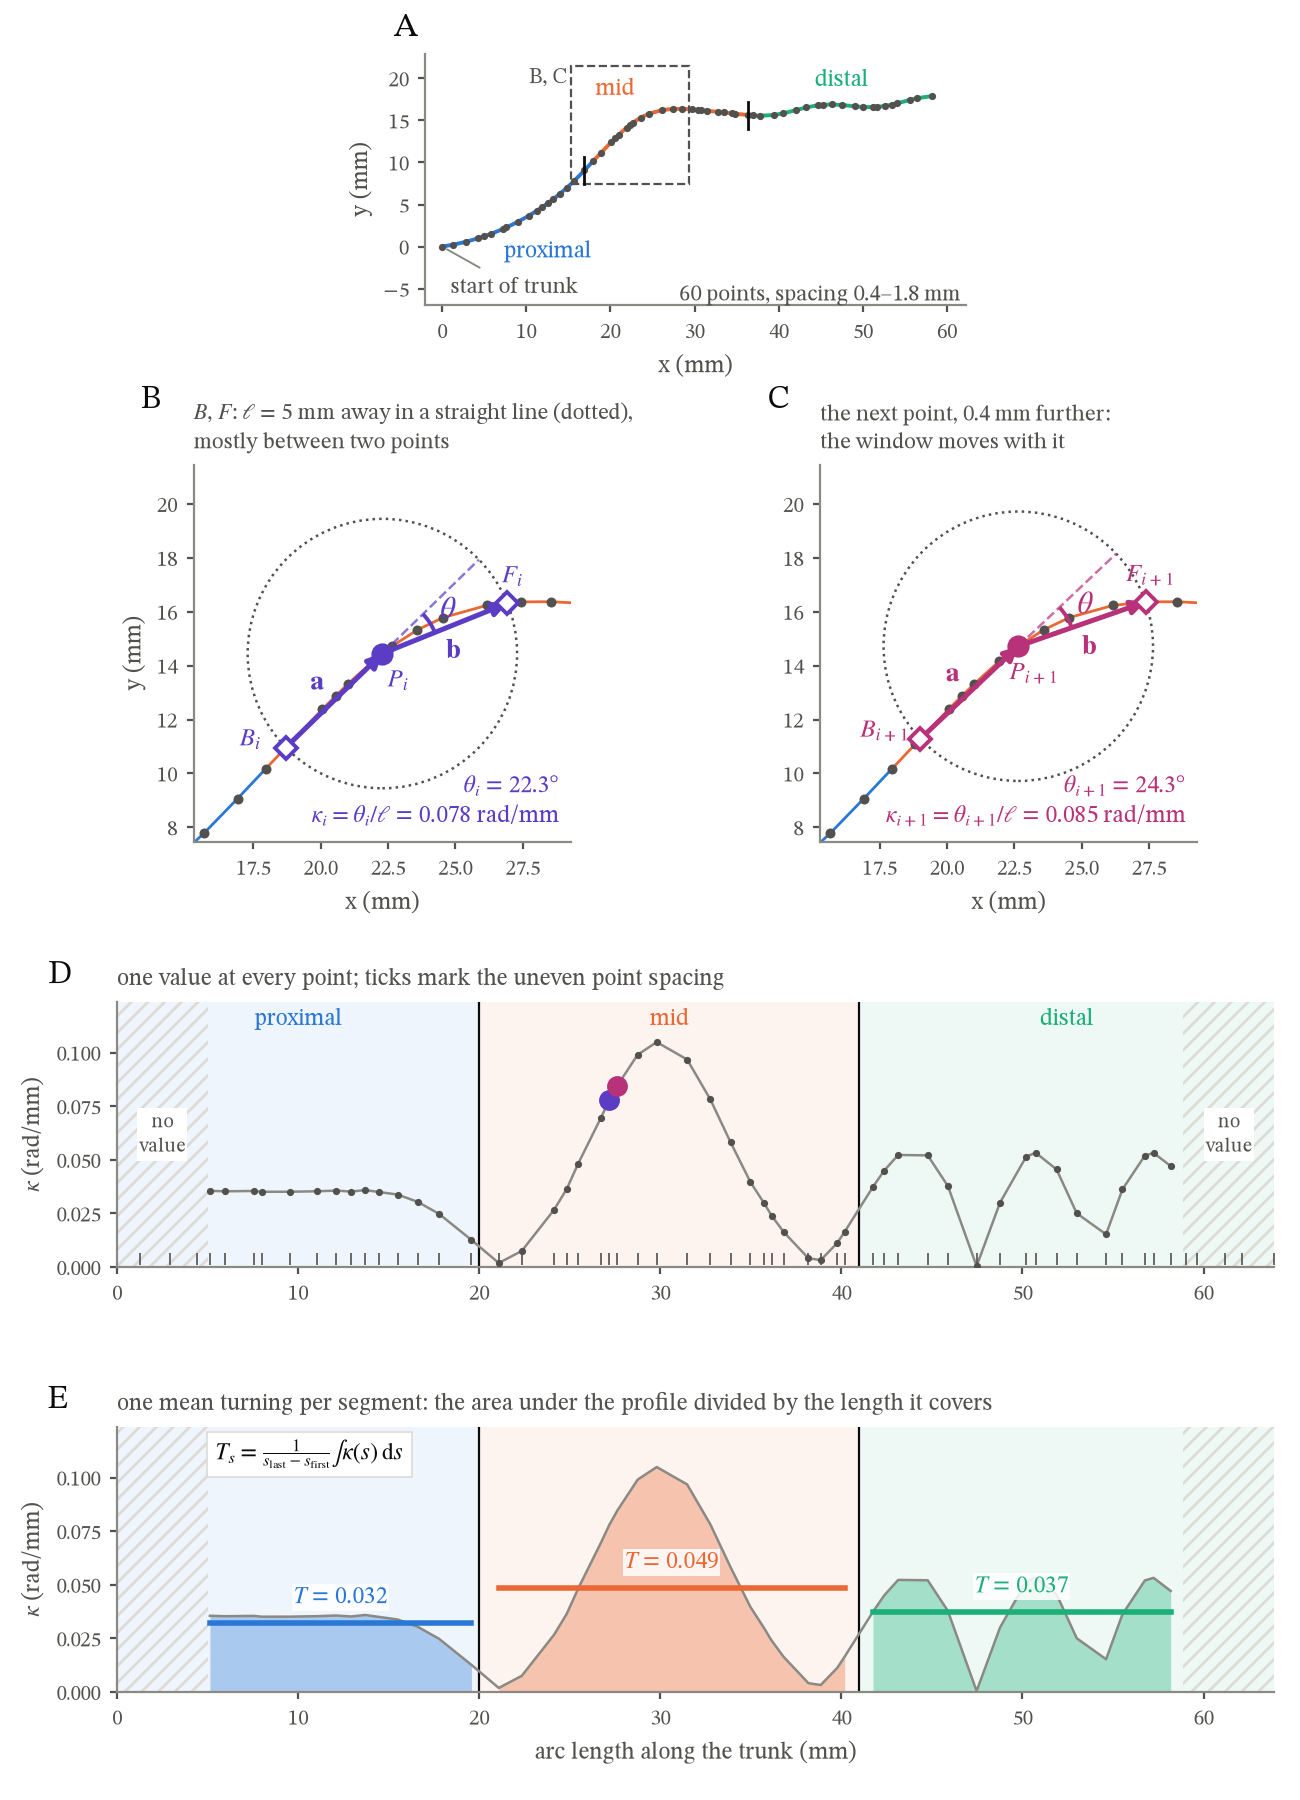

Write the Python code that produced this figure.
"""Schematic for Section sec:method-curvature: from centerline points to one mean turning per segment.

    python thesis/methodology/turning_feature_schematic.py

A made-up trunk (no patient data) with unevenly spaced points and made-up p/m/d boundaries, run
through the real code: _at_chord and profile_thesis of tortuosity/curvature.py and mean_turning of
CGPS_data/thesis_final/turning_feature.py. A, the trunk; B and C, the angle at one point and at the
next; D, the profile at every point; E, the arc-length mean per segment. The trunk lies in a plane so
that the drawn angles are the computed ones. Writes turning_feature_schematic.{pdf,png} next to this
file. Thesis style: serif, white, no title.
"""
import sys
from pathlib import Path

import matplotlib

matplotlib.use("Agg")
import matplotlib.pyplot as plt
import numpy as np
from matplotlib.patches import Arc, FancyArrowPatch, Rectangle

ROOT = Path(__file__).resolve().parents[2]
sys.path.insert(0, str(ROOT))
sys.path.insert(0, str(ROOT / "CGPS_data" / "thesis_final"))
from tortuosity.curvature import _at_chord, profile_thesis  # noqa: E402
from turning_feature import CHORD, mean_turning  # noqa: E402

INK, INK2, MUTED, GRID, SURF = "#0b0b0b", "#52514e", "#8a8984", "#dcdbd6", "white"
PMD = ("#2a78d6", "#eb6834", "#1baf7a")  # proximal / mid / distal, as in split_example_figure.py
HI = ("#5b3cc4", "#b8327a")  # P_i and P_i+1
NAMES = ("proximal", "mid", "distal")

plt.rcParams.update({"font.family": "serif", "font.serif": ["STIX Two Text", "STIXGeneral", "DejaVu Serif"],
                     "mathtext.fontset": "stix", "font.size": 9, "figure.facecolor": SURF,
                     "axes.facecolor": SURF, "savefig.facecolor": SURF})

# ---------------------------------------------------------------- made-up trunk
u = np.linspace(0, 64, 6000)  # made-up curvature along the trunk, integrated to a heading and a path
k_true = 0.035 * (u < 19) - 0.13 * np.exp(-((u - 30) / 4.0) ** 2) + 0.09 * np.sin(2 * np.pi * (u - 41) / 13) * (u > 41)
head = np.r_[0, np.cumsum((k_true[1:] + k_true[:-1]) / 2 * np.diff(u))] + 0.15
dense = np.c_[np.r_[0, np.cumsum(np.cos(head[:-1]) * np.diff(u))], np.r_[0, np.cumsum(np.sin(head[:-1]) * np.diff(u))]]
ds = np.r_[0, np.cumsum(np.hypot(*np.diff(dense, axis=0).T))]
rng = np.random.default_rng(7)
s = np.r_[0, np.cumsum(rng.uniform(0.4, 1.8, 200))]
s = s[s <= ds[-1]]
P2 = np.c_[np.interp(s, ds, dense[:, 0]), np.interp(s, ds, dense[:, 1])]
P = np.c_[P2, np.zeros(len(P2))]
s = np.r_[0, np.cumsum(np.linalg.norm(np.diff(P, axis=0), axis=1))]  # arc length of the polyline itself
END = s[-1]
BOUNDS = (0.0, 20.0, 41.0, END)  # made-up p/m and m/d boundaries, mm along the trunk
pos, kappa = profile_thesis(P, CHORD, s)
part_of = lambda x: np.searchsorted(BOUNDS[1:-1], x, side="right")  # noqa: E731
i0 = int(np.argmin(np.abs(s - 27.0)))  # P_i: on the sharp bend in the mid segment
HALF = 7.0  # mm, half width of the zoom in B and C


def style(ax, xlabel=None, ylabel=None):
    ax.tick_params(colors=INK2, labelsize=7.5, length=2.5)
    for k, sp in ax.spines.items():
        sp.set_visible(k in ("left", "bottom"))
        sp.set_color(MUTED)
    if xlabel:
        ax.set_xlabel(xlabel, color=INK2, fontsize=8.5)
    if ylabel:
        ax.set_ylabel(ylabel, color=INK2, fontsize=8.5)


def letter(ax, c, x=-0.06, y=1.04):
    ax.text(x, y, c, transform=ax.transAxes, fontsize=12, color=INK, va="bottom")


def trunk(ax, lw=1.4, ms=2.6):
    for k in range(3):
        m = part_of(s) == k
        m[1:] |= m[:-1]  # close the gap at each boundary
        ax.plot(*P2[m].T, color=PMD[k], lw=lw, zorder=1, solid_capstyle="round")
    ax.plot(*P2.T, "o", color=INK2, ms=ms, mew=0, zorder=2)


fig = plt.figure(figsize=(6.5, 9.0))
gs = fig.add_gridspec(4, 2, height_ratios=[0.9, 1.35, 0.95, 0.95], hspace=0.55, wspace=0.18,
                      left=0.09, right=0.98, top=0.97, bottom=0.06)

# ---------------------------------------------------------------- A: the trunk
ax = fig.add_subplot(gs[0, :])
letter(ax, "A", -0.06)
trunk(ax)
for b in BOUNDS[1:-1]:
    q = P2[np.argmin(np.abs(s - b))]
    ax.plot([q[0], q[0]], [q[1] - 1.6, q[1] + 1.6], color=INK, lw=1)
for k, (dx, dy) in enumerate(((3.5, -3.5), (-4, 3), (0, 3))):
    q = P2[np.argmin(np.abs(s - (BOUNDS[k] + BOUNDS[k + 1]) / 2))]
    ax.text(q[0] + dx, q[1] + dy, NAMES[k], color=PMD[k], fontsize=8.5, ha="center", va="center")
ax.annotate("start of trunk", P2[0], xytext=(P2[0, 0] + 1, P2[0, 1] - 5.5), fontsize=8, color=INK2,
            arrowprops=dict(arrowstyle="-", color=MUTED, lw=0.7))
box = (P2[i0, 0] - HALF, P2[i0, 1] - HALF)
ax.add_patch(Rectangle(box, 2 * HALF, 2 * HALF, fill=False, ls="--", lw=0.8, color=INK2))
ax.text(box[0] - 0.4, box[1] + 2 * HALF, "B, C", fontsize=8, color=INK2, ha="right", va="top")
ax.text(0.99, 0.02, f"{len(P)} points, spacing {np.diff(s).min():.1f}–{np.diff(s).max():.1f} mm",
        transform=ax.transAxes, ha="right", fontsize=8, color=INK2)
ax.set_aspect("equal")
ax.set_xlim(-2, P2[:, 0].max() + 4)
ax.set_ylim(P2[:, 1].min() - 7, P2[:, 1].max() + 5)
style(ax, "x (mm)", "y (mm)")

# ---------------------------------------------------------------- B, C: angle at P_i and P_i+1
theta_at = {}
for col, i in enumerate((i0, i0 + 1)):
    ax = fig.add_subplot(gs[1, col])
    letter(ax, "BC"[col], -0.14, 1.13)
    c = HI[col]
    Bp, Fp = _at_chord(P, i, CHORD, -1), _at_chord(P, i, CHORD, 1)
    a, b = P[i] - Bp, Fp - P[i]
    theta = np.arctan2(np.linalg.norm(np.cross(a, b)), a @ b)
    theta_at[i] = theta
    trunk(ax, lw=1.0, ms=3.6)
    ax.add_patch(plt.Circle(P[i, :2], CHORD, fill=False, ls=":", color=INK2, lw=0.9))
    for start, vec, name in ((Bp, a, r"$\mathbf{a}$"), (P[i], b, r"$\mathbf{b}$")):
        ax.add_patch(FancyArrowPatch(start[:2], (start + vec)[:2], arrowstyle="-|>", mutation_scale=10,
                                     color=c, lw=1.8, zorder=4, shrinkA=0, shrinkB=0))
        mid = start[:2] + vec[:2] / 2
        nrm = np.array([-vec[1], vec[0]]) / np.linalg.norm(vec[:2])
        ax.text(*(mid + 0.9 * nrm * (1 if name.endswith("a}$") else -1)), name, color=c, fontsize=10,
                ha="center", va="center")
    ext = P[i] + a / np.linalg.norm(a) * CHORD
    ax.plot([P[i, 0], ext[0]], [P[i, 1], ext[1]], ls="--", color=c, lw=0.9, alpha=0.7, zorder=3)
    ax.plot(*P[i, :2], "o", color=c, ms=7, zorder=5)
    ax.plot(*np.c_[Bp[:2], Fp[:2]], "D", mfc=SURF, mec=c, ms=5.5, mew=1.4, zorder=5)
    lab = "i" if col == 0 else "i+1"
    for q, t, dx, dy in ((P[i], rf"$P_{{{lab}}}$", 0.6, -1.0), (Bp, rf"$B_{{{lab}}}$", -1.3, 0.3),
                         (Fp, rf"$F_{{{lab}}}$", 0.2, 1.0)):
        ax.text(q[0] + dx, q[1] + dy, t, color=c, fontsize=9, ha="center", va="center")
    da, db = (np.degrees(np.arctan2(v[1], v[0])) for v in (a, b))
    lo, hi = (da, db) if (db - da) % 360 <= 180 else (db, da)
    ax.add_patch(Arc(P[i, :2], 4.2, 4.2, theta1=lo, theta2=hi, color=c, lw=1.4, zorder=4))
    mid = np.radians(lo + ((hi - lo) % 360) / 2)
    ax.text(P[i, 0] + 2.9 * np.cos(mid), P[i, 1] + 2.9 * np.sin(mid), r"$\theta$", color=c, fontsize=11,
            ha="center", va="center")
    ax.text(0.97, 0.03, rf"$\theta_{{{lab}}}$ = {np.degrees(theta):.1f}°" + "\n"
            + rf"$\kappa_{{{lab}}} = \theta_{{{lab}}}/\ell$ = {theta / CHORD:.3f} rad/mm",
            transform=ax.transAxes, fontsize=8.5, color=c, va="bottom", ha="right")
    if col == 0:
        ax.set_title(r"$B$, $F$: $\ell$ = 5 mm away in a straight line (dotted)," + "\nmostly between two points",
                     fontsize=8, color=INK2, loc="left")
    else:
        ax.set_title(f"the next point, {s[i] - s[i - 1]:.1f} mm further:\nthe window moves with it",
                     fontsize=8, color=INK2, loc="left")
    ax.set(xlim=(P[i0, 0] - HALF, P[i0, 0] + HALF), ylim=(P[i0, 1] - HALF, P[i0, 1] + HALF), aspect="equal")
    style(ax, "x (mm)", "y (mm)" if col == 0 else None)

# ---------------------------------------------------------------- D, E: profile and segment means
ymax = kappa.max() * 1.18


def segments(ax):
    for k in range(3):
        ax.axvspan(BOUNDS[k], BOUNDS[k + 1], color=PMD[k], alpha=0.07, lw=0)
    for b in BOUNDS[1:-1]:
        ax.axvline(b, color=INK, lw=0.8)
    for lo, hi in ((0, CHORD), (END - CHORD, END)):
        ax.add_patch(Rectangle((lo, 0), hi - lo, ymax, fill=False, hatch="////", ec=GRID, lw=0))
    ax.set_xlim(0, END)
    ax.set_ylim(0, ymax)


ax = fig.add_subplot(gs[2, :])
letter(ax, "D", -0.06)
segments(ax)
ax.plot(pos, kappa, color=MUTED, lw=0.9, zorder=2)
ax.plot(pos, kappa, "o", color=INK2, ms=2.6, mew=0, zorder=3)
for col, i in enumerate((i0, i0 + 1)):
    ax.plot(s[i], theta_at[i] / CHORD, "o", color=HI[col], ms=6.5, zorder=4)
ax.plot(s, np.full_like(s, ymax * 0.03), "|", color=INK2, ms=4, mew=0.6)
for x in (CHORD / 2, END - CHORD / 2):
    ax.text(x, ymax * 0.5, "no\nvalue", ha="center", va="center", fontsize=7, color=INK2,
            bbox=dict(fc=SURF, ec="none", pad=0.8))
for k in range(3):
    ax.text((BOUNDS[k] + BOUNDS[k + 1]) / 2, ymax * 0.98, NAMES[k], color=PMD[k], fontsize=8.5,
            ha="center", va="top")
style(ax, None, r"$\kappa$ (rad/mm)")
ax.set_title("one value at every point; ticks mark the uneven point spacing", fontsize=8.5, color=INK2, loc="left")

ax = fig.add_subplot(gs[3, :])
letter(ax, "E", -0.06)
segments(ax)
ax.plot(pos, kappa, color=MUTED, lw=0.9, zorder=2)
for k in range(3):
    m = (pos >= BOUNDS[k]) & (pos < BOUNDS[k + 1])
    p, t = pos[m], kappa[m]
    T = mean_turning(pos, kappa, BOUNDS[k], BOUNDS[k + 1])
    ax.fill_between(p, 0, t, color=PMD[k], alpha=0.35, lw=0, zorder=1)
    ax.plot([p[0], p[-1]], [T, T], color=PMD[k], lw=2, zorder=3)
    ax.text((p[0] + p[-1]) / 2, T + ymax * 0.05, rf"$T$ = {T:.3f}", color=PMD[k], fontsize=8.5,
            ha="center", va="bottom", bbox=dict(fc=SURF, ec="none", pad=0.6, alpha=0.85), zorder=4)
ax.text(0.085, 0.95, r"$T_s = \frac{1}{s_{\mathrm{last}} - s_{\mathrm{first}}}\int \kappa(s)\,\mathrm{d}s$", transform=ax.transAxes, ha="left", va="top",
        fontsize=8.5, color=INK, bbox=dict(fc=SURF, ec=GRID, lw=0.6, pad=3))
style(ax, "arc length along the trunk (mm)", r"$\kappa$ (rad/mm)")
ax.set_title("one mean turning per segment: the area under the profile divided by the length it covers",
             fontsize=8.5, color=INK2, loc="left")

out = Path(__file__).with_suffix("")
for ext in ("pdf", "png"):
    fig.savefig(f"{out}.{ext}", dpi=200)
print(f"wrote {out}.pdf/.png; segment means:",
      [round(mean_turning(pos, kappa, lo, hi), 4) for lo, hi in zip(BOUNDS[:-1], BOUNDS[1:])])
